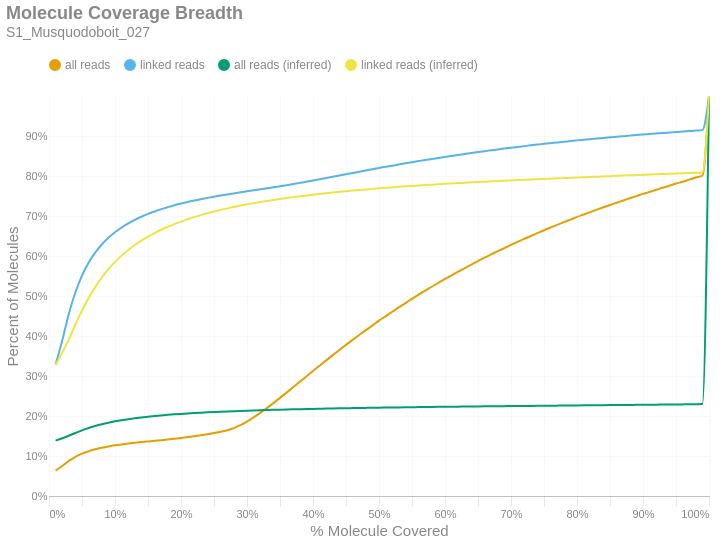

Notebook code for this chart:
### Markdown cell above
### Molecule Read Coverage
This chart shows molecule coverage breadth as computed by the number of bases aligned to that molecule. In other words, "*how much of each unique long molecule is actually sequenced/aligned?*" Keep in mind there is a distinction between sequences and alignments, since some sequences belonging to a particular molecule may not align well and wouldn't appear in the alignment data. This chart also shows molecule coverage breadth as computed by the *inferred fragment* from which the aligned sequences originate. Unlike read coverage, this calculation takes into account the total insert size, including unsequenced gaps between the forward and reverse reads. Like the previous figures, these are cumulative percents.

### Code cell
if SKIPLR:
    print_html(f"Skipped")
else:
    binned_df = consolidated_hist(valids['coverage_bp'], mask, 0.01, True)
    binned_df_inf = consolidated_hist(valids['coverage_inserts'], mask, 0.01, True)
    binned_df = binned_df.with_columns(pl.lit(binned_df_inf['all reads (cumsum)']).alias('all reads (inferred)'))
    binned_df = binned_df.with_columns(pl.lit(binned_df_inf['linked reads (cumsum)']).alias('linked reads (inferred)'))
    binned_df = binned_df.with_columns(
        (pl.col('bin').cast(pl.Float64) + 0.01).alias('right_edge')
    )

    with SafeRender(binned_df):
        (
            density_plot(binned_df, 'Molecule Coverage Breadth', samplename, 'molcov', ['all reads (inferred)','linked reads (inferred)'])
            .encode(
                #x=alt.X('bin:Q', title="% Molecule Covered").axis(format = '%').scale(padding=0),
                x=alt.X('right_edge:Q', title="% Molecule Covered").axis(format='%').scale(padding=0),
                y=alt.Y('value:Q', title='Percent of Molecules')
                    .axis(format='%')
                    .stack(False)
                    .scale(domainMin=0, padding=0),
                color=alt.Color("key:N").scale(domain = ["all reads", "linked reads", "all reads (inferred)", "linked reads (inferred)"]),
                tooltip = [
                    alt.Tooltip("key:N", title = "Data Type"),
                    alt.Tooltip("range_label:N", title="% Molecule Covered"),
                    alt.Tooltip("value:Q", format = ".2%", title="% Molecules")
                ]
            )
        ).display()

### Figure 1 — Vega-Lite specification as saved in the notebook (floating-point values rounded to 4 significant figures)
{"width": "container", "height": 400, "config": {"title": {"anchor": "start", "dy": -15, "fontSize": 18, "color": "#888888", "subtitleColor": "#888888", "subtitleFontSize": 14}, "arc": {"fill": "#0072B2"}, "axis": {"domainColor": "#888888", "domainWidth": 0.5, "gridWidth": 0.2, "grid": false, "titleFontWeight": 400, "titleFontSize": 15, "labelFontSize": 11, "labelColor": "#888888", "tickColor": "#888888", "tickWidth": 0.2, "titleColor": "#888888"}, "axisBand": {"grid": false}, "axisX": {"grid": true, "tickSize": 10, "domainCap": "round"}, "axisY": {"domain": false, "grid": true, "tickSize": 0, "domainCap": "round"}, "background": "transparent", "header": {"labelFontSize": 15, "labelColor": "#888888", "titleFontSize": 15, "titleFontWeight": 600, "titleColor": "#888888"}, "legend": {"labelFont": "sans-serif", "labelFontSize": 12, "labelColor": "#888888", "symbolSize": 100, "symbolType": "circle", "titleFontSize": 12, "titlePadding": 10, "titleColor": "#888888", "title": null, "orient": "top"}, "range": {"category": ["#E69F00", "#56B4E9", "#009E73", "#F0E442", "#0072B2", "#D55E00", "#CC79A7", "#000000"], "diverging": ["#cfe8f3", "#a2d4ec", "#73bfe2", "#46abdb", "#1696d2", "#12719e"]}, "area": {"fill": "#0072B2", "fillOpacity": 0.7, "line": true, "strokeOpacity": 0.7}, "line": {"color": "#0072B2", "stroke": "#0072B2", "strokeWidth": 2}, "trail": {"color": "#0072B2", "stroke": "#0072B2", "strokeWidth": 0, "size": 1}, "point": {"filled": true, "fillOpacity": 1.0, "size": 95}, "text": {"color": "#888888", "fontSize": 11, "align": "right", "fontWeight": 400, "size": 11}, "bar": {"fill": "#0072B2", "stroke": null}, "view": {"stroke": null, "continuousWidth": 660, "continuousHeight": 400}}, "data": {"name": "data-d5e83ec62b3bbe442702eea9f5c484e7"}, "mark": {"type": "line", "interpolate": "monotone", "point": {"opacity": 0, "size": 275}}, "encoding": {"color": {"field": "key", "scale": {"domain": ["all reads", "linked reads", "all reads (inferred)", "linked reads (inferred)"]}, "type": "nominal"}, "tooltip": [{"field": "key", "title": "Data Type", "type": "nominal"}, {"field": "range_label", "title": "% Molecule Covered", "type": "nominal"}, {"field": "value", "format": ".2%", "title": "% Molecules", "type": "quantitative"}], "x": {"axis": {"format": "%"}, "field": "right_edge", "scale": {"padding": 0}, "title": "% Molecule Covered", "type": "quantitative"}, "y": {"axis": {"format": "%"}, "field": "value", "scale": {"domainMin": 0, "padding": 0}, "stack": false, "title": "Percent of Molecules", "type": "quantitative"}}, "params": [{"name": "param_c36ac31b6afebe62", "select": {"type": "point", "fields": ["key"]}, "bind": "legend"}], "title": {"text": "Molecule Coverage Breadth", "subtitle": "S1_Musquodoboit_027"}, "transform": [{"fold": ["all reads (cumsum)", "linked reads (cumsum)", "all reads (inferred)", "linked reads (inferred)"]}, {"calculate": "replace(datum.key, ' (cumsum)', '')", "as": "key"}, {"filter": {"param": "param_c36ac31b6afebe62"}}], "usermeta": {"embedOptions": {"downloadFileName": "S1_Musquodoboit_027.molcov"}}, "$schema": "https://vega.github.io/schema/vega-lite/v6.1.0.json", "datasets": {"data-d5e83ec62b3bbe442702eea9f5c484e7": [{"bin": "0.0", "interval": "0.0-0.01", "all reads": 0.06376, "linked reads": 0.3291, "all reads (cumsum)": 0.06376, "linked reads (cumsum)": 0.3291, "range_label": "0.0-0.01", "all reads (inferred)": 0.1383, "linked reads (inferred)": 0.3276, "right_edge": 0.01}, {"bin": "0.01", "interval": "0.01-0.02", "all reads": 0.01133, "linked reads": 0.05909, "all reads (cumsum)": 0.07509, "linked reads (cumsum)": 0.3882, "range_label": "0.01-0.02", "all reads (inferred)": 0.1442, "linked reads (inferred)": 0.358, "right_edge": 0.02}, {"bin": "0.02", "interval": "0.02-0.03", "all reads": 0.0126, "linked reads": 0.06688, "all reads (cumsum)": 0.08769, "linked reads (cumsum)": 0.4551, "range_label": "0.02-0.03", "all reads (inferred)": 0.1506, "linked reads (inferred)": 0.3915, "right_edge": 0.03}, {"bin": "0.03", "interval": "0.03-0.04", "all reads": 0.01027, "linked reads": 0.05429, "all reads (cumsum)": 0.09796, "linked reads (cumsum)": 0.5094, "range_label": "0.03-0.04", "all reads (inferred)": 0.1575, "linked reads (inferred)": 0.4283, "right_edge": 0.04}, {"bin": "0.04", "interval": "0.04-0.05", "all reads": 0.007884, "linked reads": 0.04171, "all reads (cumsum)": 0.1058, "linked reads (cumsum)": 0.5511, "range_label": "0.04-0.05", "all reads (inferred)": 0.1641, "linked reads (inferred)": 0.4634, "right_edge": 0.05}, {"bin": "0.05", "interval": "0.05-0.06", "all reads": 0.006116, "linked reads": 0.0321, "all reads (cumsum)": 0.112, "linked reads (cumsum)": 0.5832, "range_label": "0.05-0.06", "all reads (inferred)": 0.1699, "linked reads (inferred)": 0.4948, "right_edge": 0.06}, {"bin": "0.06", "interval": "0.06-0.07", "all reads": 0.004805, "linked reads": 0.0252, "all reads (cumsum)": 0.1168, "linked reads (cumsum)": 0.6084, "range_label": "0.06-0.07", "all reads (inferred)": 0.175, "linked reads (inferred)": 0.5222, "right_edge": 0.07}, {"bin": "0.07", "interval": "0.07-0.08", "all reads": 0.003886, "linked reads": 0.02029, "all reads (cumsum)": 0.1207, "linked reads (cumsum)": 0.6287, "range_label": "0.07-0.08", "all reads (inferred)": 0.1794, "linked reads (inferred)": 0.5463, "right_edge": 0.08}, {"bin": "0.08", "interval": "0.08-0.09", "all reads": 0.003244, "linked reads": 0.01671, "all reads (cumsum)": 0.1239, "linked reads (cumsum)": 0.6454, "range_label": "0.08-0.09", "all reads (inferred)": 0.1833, "linked reads (inferred)": 0.5672, "right_edge": 0.09}, {"bin": "0.09", "interval": "0.09-0.1", "all reads": 0.002746, "linked reads": 0.01391, "all reads (cumsum)": 0.1266, "linked reads (cumsum)": 0.6593, "range_label": "0.09-0.1", "all reads (inferred)": 0.1866, "linked reads (inferred)": 0.5852, "right_edge": 0.1}, {"bin": "0.1", "interval": "0.1-0.11", "all reads": 0.002381, "linked reads": 0.01189, "all reads (cumsum)": 0.129, "linked reads (cumsum)": 0.6712, "range_label": "0.1-0.11", "all reads (inferred)": 0.1895, "linked reads (inferred)": 0.6009, "right_edge": 0.11}, {"bin": "0.11", "interval": "0.11-0.12", "all reads": 0.00209, "linked reads": 0.01016, "all reads (cumsum)": 0.1311, "linked reads (cumsum)": 0.6814, "range_label": "0.11-0.12", "all reads (inferred)": 0.1921, "linked reads (inferred)": 0.615, "right_edge": 0.12}, {"bin": "0.12", "interval": "0.12-0.13", "all reads": 0.00188, "linked reads": 0.008915, "all reads (cumsum)": 0.133, "linked reads (cumsum)": 0.6903, "range_label": "0.12-0.13", "all reads (inferred)": 0.1944, "linked reads (inferred)": 0.6275, "right_edge": 0.13}, {"bin": "0.13", "interval": "0.13-0.14", "all reads": 0.001729, "linked reads": 0.007898, "all reads (cumsum)": 0.1347, "linked reads (cumsum)": 0.6982, "range_label": "0.13-0.14", "all reads (inferred)": 0.1965, "linked reads (inferred)": 0.6386, "right_edge": 0.14}, {"bin": "0.14", "interval": "0.14-0.15", "all reads": 0.001628, "linked reads": 0.006966, "all reads (cumsum)": 0.1364, "linked reads (cumsum)": 0.7051, "range_label": "0.14-0.15", "all reads (inferred)": 0.1983, "linked reads (inferred)": 0.6486, "right_edge": 0.15}, {"bin": "0.15", "interval": "0.15-0.16", "all reads": 0.001596, "linked reads": 0.006236, "all reads (cumsum)": 0.138, "linked reads (cumsum)": 0.7114, "range_label": "0.15-0.16", "all reads (inferred)": 0.2, "linked reads (inferred)": 0.6574, "right_edge": 0.16}, {"bin": "0.16", "interval": "0.16-0.17", "all reads": 0.001667, "linked reads": 0.005749, "all reads (cumsum)": 0.1396, "linked reads (cumsum)": 0.7171, "range_label": "0.16-0.17", "all reads (inferred)": 0.2015, "linked reads (inferred)": 0.6656, "right_edge": 0.17}, {"bin": "0.17", "interval": "0.17-0.18", "all reads": 0.001765, "linked reads": 0.005018, "all reads (cumsum)": 0.1414, "linked reads (cumsum)": 0.7221, "range_label": "0.17-0.18", "all reads (inferred)": 0.2028, "linked reads (inferred)": 0.6731, "right_edge": 0.18}, {"bin": "0.18", "interval": "0.18-0.19", "all reads": 0.001886, "linked reads": 0.004667, "all reads (cumsum)": 0.1433, "linked reads (cumsum)": 0.7268, "range_label": "0.18-0.19", "all reads (inferred)": 0.2041, "linked reads (inferred)": 0.6798, "right_edge": 0.19}, {"bin": "0.19", "interval": "0.19-0.2", "all reads": 0.002016, "linked reads": 0.004334, "all reads (cumsum)": 0.1453, "linked reads (cumsum)": 0.7311, "range_label": "0.19-0.2", "all reads (inferred)": 0.2052, "linked reads (inferred)": 0.6861, "right_edge": 0.2}, {"bin": "0.2", "interval": "0.2-0.21", "all reads": 0.002105, "linked reads": 0.003983, "all reads (cumsum)": 0.1474, "linked reads (cumsum)": 0.7351, "range_label": "0.2-0.21", "all reads (inferred)": 0.2063, "linked reads (inferred)": 0.6919, "right_edge": 0.21}, {"bin": "0.21", "interval": "0.21-0.22", "all reads": 0.002221, "linked reads": 0.003593, "all reads (cumsum)": 0.1496, "linked reads (cumsum)": 0.7387, "range_label": "0.21-0.22", "all reads (inferred)": 0.2073, "linked reads (inferred)": 0.6972, "right_edge": 0.22}, {"bin": "0.22", "interval": "0.22-0.23", "all reads": 0.002374, "linked reads": 0.003388, "all reads (cumsum)": 0.152, "linked reads (cumsum)": 0.7421, "range_label": "0.22-0.23", "all reads (inferred)": 0.2082, "linked reads (inferred)": 0.7022, "right_edge": 0.23}, {"bin": "0.23", "interval": "0.23-0.24", "all reads": 0.002598, "linked reads": 0.003208, "all reads (cumsum)": 0.1546, "linked reads (cumsum)": 0.7453, "range_label": "0.23-0.24", "all reads (inferred)": 0.2091, "linked reads (inferred)": 0.7068, "right_edge": 0.24}, {"bin": "0.24", "interval": "0.24-0.25", "all reads": 0.002774, "linked reads": 0.003072, "all reads (cumsum)": 0.1574, "linked reads (cumsum)": 0.7484, "range_label": "0.24-0.25", "all reads (inferred)": 0.2099, "linked reads (inferred)": 0.7111, "right_edge": 0.25}, {"bin": "0.25", "interval": "0.25-0.26", "all reads": 0.003025, "linked reads": 0.002814, "all reads (cumsum)": 0.1604, "linked reads (cumsum)": 0.7512, "range_label": "0.25-0.26", "all reads (inferred)": 0.2107, "linked reads (inferred)": 0.7152, "right_edge": 0.26}, {"bin": "0.26", "interval": "0.26-0.27", "all reads": 0.003902, "linked reads": 0.002668, "all reads (cumsum)": 0.1643, "linked reads (cumsum)": 0.7539, "range_label": "0.26-0.27", "all reads (inferred)": 0.2114, "linked reads (inferred)": 0.719, "right_edge": 0.27}, {"bin": "0.27", "interval": "0.27-0.28", "all reads": 0.00546, "linked reads": 0.002631, "all reads (cumsum)": 0.1697, "linked reads (cumsum)": 0.7565, "range_label": "0.27-0.28", "all reads (inferred)": 0.212, "linked reads (inferred)": 0.7226, "right_edge": 0.28}, {"bin": "0.28", "interval": "0.28-0.29", "all reads": 0.007352, "linked reads": 0.002597, "all reads (cumsum)": 0.1771, "linked reads (cumsum)": 0.7591, "range_label": "0.28-0.29", "all reads (inferred)": 0.2127, "linked reads (inferred)": 0.726, "right_edge": 0.29}, {"bin": "0.29", "interval": "0.29-0.3", "all reads": 0.009056, "linked reads": 0.002531, "all reads (cumsum)": 0.1862, "linked reads (cumsum)": 0.7616, "range_label": "0.29-0.3", "all reads (inferred)": 0.2133, "linked reads (inferred)": 0.7292, "right_edge": 0.3}, {"bin": "0.3", "interval": "0.3-0.31", "all reads": 0.01022, "linked reads": 0.002508, "all reads (cumsum)": 0.1964, "linked reads (cumsum)": 0.7641, "range_label": "0.3-0.31", "all reads (inferred)": 0.2138, "linked reads (inferred)": 0.7322, "right_edge": 0.31}, {"bin": "0.31", "interval": "0.31-0.32", "all reads": 0.0113, "linked reads": 0.002468, "all reads (cumsum)": 0.2077, "linked reads (cumsum)": 0.7666, "range_label": "0.31-0.32", "all reads (inferred)": 0.2144, "linked reads (inferred)": 0.735, "right_edge": 0.32}, {"bin": "0.32", "interval": "0.32-0.33", "all reads": 0.01213, "linked reads": 0.002546, "all reads (cumsum)": 0.2198, "linked reads (cumsum)": 0.7692, "range_label": "0.32-0.33", "all reads (inferred)": 0.2149, "linked reads (inferred)": 0.7377, "right_edge": 0.33}, {"bin": "0.33", "interval": "0.33-0.34", "all reads": 0.01247, "linked reads": 0.002508, "all reads (cumsum)": 0.2323, "linked reads (cumsum)": 0.7717, "range_label": "0.33-0.34", "all reads (inferred)": 0.2153, "linked reads (inferred)": 0.7402, "right_edge": 0.34}, {"bin": "0.34", "interval": "0.34-0.35", "all reads": 0.01295, "linked reads": 0.002677, "all reads (cumsum)": 0.2452, "linked reads (cumsum)": 0.7743, "range_label": "0.34-0.35", "all reads (inferred)": 0.2158, "linked reads (inferred)": 0.7427, "right_edge": 0.35}, {"bin": "0.35", "interval": "0.35-0.36", "all reads": 0.01323, "linked reads": 0.002738, "all reads (cumsum)": 0.2585, "linked reads (cumsum)": 0.7771, "range_label": "0.35-0.36", "all reads (inferred)": 0.2162, "linked reads (inferred)": 0.745, "right_edge": 0.36}, {"bin": "0.36", "interval": "0.36-0.37", "all reads": 0.01341, "linked reads": 0.002848, "all reads (cumsum)": 0.2719, "linked reads (cumsum)": 0.7799, "range_label": "0.36-0.37", "all reads (inferred)": 0.2166, "linked reads (inferred)": 0.7472, "right_edge": 0.37}, {"bin": "0.37", "interval": "0.37-0.38", "all reads": 0.01355, "linked reads": 0.002877, "all reads (cumsum)": 0.2854, "linked reads (cumsum)": 0.7828, "range_label": "0.37-0.38", "all reads (inferred)": 0.217, "linked reads (inferred)": 0.7493, "right_edge": 0.38}, {"bin": "0.38", "interval": "0.38-0.39", "all reads": 0.01346, "linked reads": 0.002912, "all reads (cumsum)": 0.2989, "linked reads (cumsum)": 0.7857, "range_label": "0.38-0.39", "all reads (inferred)": 0.2174, "linked reads (inferred)": 0.7513, "right_edge": 0.39}, {"bin": "0.39", "interval": "0.39-0.4", "all reads": 0.01366, "linked reads": 0.003019, "all reads (cumsum)": 0.3125, "linked reads (cumsum)": 0.7887, "range_label": "0.39-0.4", "all reads (inferred)": 0.2178, "linked reads (inferred)": 0.7532, "right_edge": 0.4}, {"bin": "0.4", "interval": "0.4-0.41", "all reads": 0.01319, "linked reads": 0.00307, "all reads (cumsum)": 0.3257, "linked reads (cumsum)": 0.7918, "range_label": "0.4-0.41", "all reads (inferred)": 0.2181, "linked reads (inferred)": 0.7551, "right_edge": 0.41}, {"bin": "0.41", "interval": "0.41-0.42", "all reads": 0.01329, "linked reads": 0.003117, "all reads (cumsum)": 0.339, "linked reads (cumsum)": 0.7949, "range_label": "0.41-0.42", "all reads (inferred)": 0.2185, "linked reads (inferred)": 0.7569, "right_edge": 0.42}, {"bin": "0.42", "interval": "0.42-0.43", "all reads": 0.01311, "linked reads": 0.003157, "all reads (cumsum)": 0.3521, "linked reads (cumsum)": 0.7981, "range_label": "0.42-0.43", "all reads (inferred)": 0.2188, "linked reads (inferred)": 0.7587, "right_edge": 0.43}, {"bin": "0.43", "interval": "0.43-0.44", "all reads": 0.0128, "linked reads": 0.00317, "all reads (cumsum)": 0.3649, "linked reads (cumsum)": 0.8012, "range_label": "0.43-0.44", "all reads (inferred)": 0.2191, "linked reads (inferred)": 0.7604, "right_edge": 0.44}, {"bin": "0.44", "interval": "0.44-0.45", "all reads": 0.01281, "linked reads": 0.003103, "all reads (cumsum)": 0.3777, "linked reads (cumsum)": 0.8043, "range_label": "0.44-0.45", "all reads (inferred)": 0.2195, "linked reads (inferred)": 0.762, "right_edge": 0.45}, {"bin": "0.45", "interval": "0.45-0.46", "all reads": 0.01247, "linked reads": 0.003154, "all reads (cumsum)": 0.3902, "linked reads (cumsum)": 0.8075, "range_label": "0.45-0.46", "all reads (inferred)": 0.2197, "linked reads (inferred)": 0.7635, "right_edge": 0.46}, {"bin": "0.46", "interval": "0.46-0.47", "all reads": 0.01222, "linked reads": 0.003218, "all reads (cumsum)": 0.4024, "linked reads (cumsum)": 0.8107, "range_label": "0.46-0.47", "all reads (inferred)": 0.22, "linked reads (inferred)": 0.765, "right_edge": 0.47}, {"bin": "0.47", "interval": "0.47-0.48", "all reads": 0.01215, "linked reads": 0.003107, "all reads (cumsum)": 0.4146, "linked reads (cumsum)": 0.8138, "range_label": "0.47-0.48", "all reads (inferred)": 0.2203, "linked reads (inferred)": 0.7664, "right_edge": 0.48}, {"bin": "0.48", "interval": "0.48-0.49", "all reads": 0.01143, "linked reads": 0.003079, "all reads (cumsum)": 0.426, "linked reads (cumsum)": 0.8169, "range_label": "0.48-0.49", "all reads (inferred)": 0.2206, "linked reads (inferred)": 0.7678, "right_edge": 0.49}, {"bin": "0.49", "interval": "0.49-0.5", "all reads": 0.01256, "linked reads": 0.003109, "all reads (cumsum)": 0.4386, "linked reads (cumsum)": 0.82, "range_label": "0.49-0.5", "all reads (inferred)": 0.2208, "linked reads (inferred)": 0.7692, "right_edge": 0.5}, {"bin": "0.5", "interval": "0.5-0.51", "all reads": 0.0105, "linked reads": 0.002864, "all reads (cumsum)": 0.4491, "linked reads (cumsum)": 0.8229, "range_label": "0.5-0.51", "all reads (inferred)": 0.2211, "linked reads (inferred)": 0.7705, "right_edge": 0.51}, {"bin": "0.51", "interval": "0.51-0.52", "all reads": 0.01158, "linked reads": 0.002991, "all reads (cumsum)": 0.4606, "linked reads (cumsum)": 0.8259, "range_label": "0.51-0.52", "all reads (inferred)": 0.2213, "linked reads (inferred)": 0.7717, "right_edge": 0.52}, {"bin": "0.52", "interval": "0.52-0.53", "all reads": 0.01085, "linked reads": 0.002879, "all reads (cumsum)": 0.4715, "linked reads (cumsum)": 0.8287, "range_label": "0.52-0.53", "all reads (inferred)": 0.2215, "linked reads (inferred)": 0.7729, "right_edge": 0.53}, {"bin": "0.53", "interval": "0.53-0.54", "all reads": 0.01088, "linked reads": 0.002885, "all reads (cumsum)": 0.4824, "linked reads (cumsum)": 0.8316, "range_label": "0.53-0.54", "all reads (inferred)": 0.2218, "linked reads (inferred)": 0.7741, "right_edge": 0.54}, {"bin": "0.54", "interval": "0.54-0.55", "all reads": 0.01046, "linked reads": 0.002832, "all reads (cumsum)": 0.4928, "linked reads (cumsum)": 0.8345, "range_label": "0.54-0.55", "all reads (inferred)": 0.222, "linked reads (inferred)": 0.7752, "right_edge": 0.55}, {"bin": "0.55", "interval": "0.55-0.56", "all reads": 0.01043, "linked reads": 0.002797, "all reads (cumsum)": 0.5033, "linked reads (cumsum)": 0.8373, "range_label": "0.55-0.56", "all reads (inferred)": 0.2222, "linked reads (inferred)": 0.7763, "right_edge": 0.56}, {"bin": "0.56", "interval": "0.56-0.57", "all reads": 0.01015, "linked reads": 0.00275, "all reads (cumsum)": 0.5134, "linked reads (cumsum)": 0.84, "range_label": "0.56-0.57", "all reads (inferred)": 0.2224, "linked reads (inferred)": 0.7774, "right_edge": 0.57}, {"bin": "0.57", "interval": "0.57-0.58", "all reads": 0.009743, "linked reads": 0.002596, "all reads (cumsum)": 0.5232, "linked reads (cumsum)": 0.8426, "range_label": "0.57-0.58", "all reads (inferred)": 0.2226, "linked reads (inferred)": 0.7784, "right_edge": 0.58}, {"bin": "0.58", "interval": "0.58-0.59", "all reads": 0.009809, "linked reads": 0.002549, "all reads (cumsum)": 0.533, "linked reads (cumsum)": 0.8452, "range_label": "0.58-0.59", "all reads (inferred)": 0.2228, "linked reads (inferred)": 0.7794, "right_edge": 0.59}, {"bin": "0.59", "interval": "0.59-0.6", "all reads": 0.009675, "linked reads": 0.002583, "all reads (cumsum)": 0.5426, "linked reads (cumsum)": 0.8477, "range_label": "0.59-0.6", "all reads (inferred)": 0.223, "linked reads (inferred)": 0.7804, "right_edge": 0.6}, {"bin": "0.6", "interval": "0.6-0.61", "all reads": 0.009058, "linked reads": 0.0025, "all reads (cumsum)": 0.5517, "linked reads (cumsum)": 0.8502, "range_label": "0.6-0.61", "all reads (inferred)": 0.2232, "linked reads (inferred)": 0.7813, "right_edge": 0.61}, {"bin": "0.61", "interval": "0.61-0.62", "all reads": 0.009287, "linked reads": 0.00247, "all reads (cumsum)": 0.561, "linked reads (cumsum)": 0.8527, "range_label": "0.61-0.62", "all reads (inferred)": 0.2234, "linked reads (inferred)": 0.7823, "right_edge": 0.62}, {"bin": "0.62", "interval": "0.62-0.63", "all reads": 0.008861, "linked reads": 0.002365, "all reads (cumsum)": 0.5698, "linked reads (cumsum)": 0.8551, "range_label": "0.62-0.63", "all reads (inferred)": 0.2236, "linked reads (inferred)": 0.7832, "right_edge": 0.63}, {"bin": "0.63", "interval": "0.63-0.64", "all reads": 0.008823, "linked reads": 0.002351, "all reads (cumsum)": 0.5787, "linked reads (cumsum)": 0.8574, "range_label": "0.63-0.64", "all reads (inferred)": 0.2238, "linked reads (inferred)": 0.7842, "right_edge": 0.64}, {"bin": "0.64", "interval": "0.64-0.65", "all reads": 0.008516, "linked reads": 0.0023, "all reads (cumsum)": 0.5872, "linked reads (cumsum)": 0.8597, "range_label": "0.64-0.65", "all reads (inferred)": 0.224, "linked reads (inferred)": 0.785, "right_edge": 0.65}, {"bin": "0.65", "interval": "0.65-0.66", "all reads": 0.008674, "linked reads": 0.002344, "all reads (cumsum)": 0.5959, "linked reads (cumsum)": 0.8621, "range_label": "0.65-0.66", "all reads (inferred)": 0.2241, "linked reads (inferred)": 0.7859, "right_edge": 0.66}, {"bin": "0.66", "interval": "0.66-0.67", "all reads": 0.008055, "linked reads": 0.002182, "all reads (cumsum)": 0.6039, "linked reads (cumsum)": 0.8643, "range_label": "0.66-0.67", "all reads (inferred)": 0.2243, "linked reads (inferred)": 0.7867, "right_edge": 0.67}, {"bin": "0.67", "interval": "0.67-0.68", "all reads": 0.008084, "linked reads": 0.002206, "all reads (cumsum)": 0.612, "linked reads (cumsum)": 0.8665, "range_label": "0.67-0.68", "all reads (inferred)": 0.2245, "linked reads (inferred)": 0.7874, "right_edge": 0.68}, {"bin": "0.68", "interval": "0.68-0.69", "all reads": 0.007797, "linked reads": 0.002103, "all reads (cumsum)": 0.6198, "linked reads (cumsum)": 0.8686, "range_label": "0.68-0.69", "all reads (inferred)": 0.2246, "linked reads (inferred)": 0.7882, "right_edge": 0.69}, {"bin": "0.69", "interval": "0.69-0.7", "all reads": 0.007947, "linked reads": 0.002102, "all reads (cumsum)": 0.6277, "linked reads (cumsum)": 0.8707, "range_label": "0.69-0.7", "all reads (inferred)": 0.2248, "linked reads (inferred)": 0.789, "right_edge": 0.7}, {"bin": "0.7", "interval": "0.7-0.71", "all reads": 0.007519, "linked reads": 0.002012, "all reads (cumsum)": 0.6353, "linked reads (cumsum)": 0.8727, "range_label": "0.7-0.71", "all reads (inferred)": 0.225, "linked reads (inferred)": 0.7898, "right_edge": 0.71}, {"bin": "0.71", "interval": "0.71-0.72", "all reads": 0.007432, "linked reads": 0.002009, "all reads (cumsum)": 0.6427, "linked reads (cumsum)": 0.8747, "range_label": "0.71-0.72", "all reads (inferred)": 0.2251, "linked reads (inferred)": 0.7905, "right_edge": 0.72}, {"bin": "0.72", "interval": "0.72-0.73", "all reads": 0.007357, "linked reads": 0.001944, "all reads (cumsum)": 0.65, "linked reads (cumsum)": 0.8766, "range_label": "0.72-0.73", "all reads (inferred)": 0.2253, "linked reads (inferred)": 0.7913, "right_edge": 0.73}, {"bin": "0.73", "interval": "0.73-0.74", "all reads": 0.007032, "linked reads": 0.001856, "all reads (cumsum)": 0.6571, "linked reads (cumsum)": 0.8785, "range_label": "0.73-0.74", "all reads (inferred)": 0.2255, "linked reads (inferred)": 0.792, "right_edge": 0.74}, {"bin": "0.74", "interval": "0.74-0.75", "all reads": 0.007359, "linked reads": 0.001852, "all reads (cumsum)": 0.6644, "linked reads (cumsum)": 0.8803, "range_label": "0.74-0.75", "all reads (inferred)": 0.2256, "linked reads (inferred)": 0.7927, "right_edge": 0.75}, {"bin": "0.75", "interval": "0.75-0.76", "all reads": 0.006694, "linked reads": 0.001767, "all reads (cumsum)": 0.6711, "linked reads (cumsum)": 0.8821, "range_label": "0.75-0.76", "all reads (inferred)": 0.2258, "linked reads (inferred)": 0.7934, "right_edge": 0.76}, {"bin": "0.76", "interval": "0.76-0.77", "all reads": 0.006766, "linked reads": 0.001744, "all reads (cumsum)": 0.6779, "linked reads (cumsum)": 0.8838, "range_label": "0.76-0.77", "all reads (inferred)": 0.2259, "linked reads (inferred)": 0.7942, "right_edge": 0.77}, {"bin": "0.77", "interval": "0.77-0.78", "all reads": 0.00662, "linked reads": 0.001773, "all reads (cumsum)": 0.6845, "linked reads (cumsum)": 0.8856, "range_label": "0.77-0.78", "all reads (inferred)": 0.2261, "linked reads (inferred)": 0.7949, "right_edge": 0.78}, {"bin": "0.78", "interval": "0.78-0.79", "all reads": 0.006452, "linked reads": 0.00169, "all reads (cumsum)": 0.691, "linked reads (cumsum)": 0.8873, "range_label": "0.78-0.79", "all reads (inferred)": 0.2263, "linked reads (inferred)": 0.7956, "right_edge": 0.79}, {"bin": "0.79", "interval": "0.79-0.8", "all reads": 0.006688, "linked reads": 0.001756, "all reads (cumsum)": 0.6977, "linked reads (cumsum)": 0.8891, "range_label": "0.79-0.8", "all reads (inferred)": 0.2264, "linked reads (inferred)": 0.7963, "right_edge": 0.8}, {"bin": "0.8", "interval": "0.8-0.81", "all reads": 0.005987, "linked reads": 0.00153, "all reads (cumsum)": 0.7036, "linked reads (cumsum)": 0.8906, "range_label": "0.8-0.81", "all reads (inferred)": 0.2266, "linked reads (inferred)": 0.797, "right_edge": 0.81}, {"bin": "0.81", "interval": "0.81-0.82", "all reads": 0.006076, "linked reads": 0.001519, "all reads (cumsum)": 0.7097, "linked reads (cumsum)": 0.8921, "range_label": "0.81-0.82", "all reads (inferred)": 0.2267, "linked reads (inferred)": 0.7976, "right_edge": 0.82}, {"bin": "0.82", "interval": "0.82-0.83", "all reads": 0.006126, "linked reads": 0.001593, "all reads (cumsum)": 0.7158, "linked reads (cumsum)": 0.8937, "range_label": "0.82-0.83", "all reads (inferred)": 0.2269, "linked reads (inferred)": 0.7983, "right_edge": 0.83}, {"bin": "0.83", "interval": "0.83-0.84", "all reads": 0.005908, "linked reads": 0.001545, "all reads (cumsum)": 0.7218, "linked reads (cumsum)": 0.8953, "range_label": "0.83-0.84", "all reads (inferred)": 0.2271, "linked reads (inferred)": 0.799, "right_edge": 0.84}, {"bin": "0.84", "interval": "0.84-0.85", "all reads": 0.005704, "linked reads": 0.001478, "all reads (cumsum)": 0.7275, "linked reads (cumsum)": 0.8967, "range_label": "0.84-0.85", "all reads (inferred)": 0.2272, "linked reads (inferred)": 0.7997, "right_edge": 0.85}, {"bin": "0.85", "interval": "0.85-0.86", "all reads": 0.005758, "linked reads": 0.001471, "all reads (cumsum)": 0.7332, "linked reads (cumsum)": 0.8982, "range_label": "0.85-0.86", "all reads (inferred)": 0.2274, "linked reads (inferred)": 0.8004, "right_edge": 0.86}, {"bin": "0.86", "interval": "0.86-0.87", "all reads": 0.005562, "linked reads": 0.001383, "all reads (cumsum)": 0.7388, "linked reads (cumsum)": 0.8996, "range_label": "0.86-0.87", "all reads (inferred)": 0.2275, "linked reads (inferred)": 0.801, "right_edge": 0.87}, {"bin": "0.87", "interval": "0.87-0.88", "all reads": 0.005601, "linked reads": 0.001362, "all reads (cumsum)": 0.7444, "linked reads (cumsum)": 0.9009, "range_label": "0.87-0.88", "all reads (inferred)": 0.2277, "linked reads (inferred)": 0.8017, "right_edge": 0.88}, {"bin": "0.88", "interval": "0.88-0.89", "all reads": 0.005373, "linked reads": 0.00138, "all reads (cumsum)": 0.7498, "linked reads (cumsum)": 0.9023, "range_label": "0.88-0.89", "all reads (inferred)": 0.2279, "linked reads (inferred)": 0.8024, "right_edge": 0.89}, {"bin": "0.89", "interval": "0.89-0.9", "all reads": 0.005474, "linked reads": 0.001425, "all reads (cumsum)": 0.7552, "linked reads (cumsum)": 0.9038, "range_label": "0.89-0.9", "all reads (inferred)": 0.228, "linked reads (inferred)": 0.8031, "right_edge": 0.9}, {"bin": "0.9", "interval": "0.9-0.91", "all reads": 0.005007, "linked reads": 0.001262, "all reads (cumsum)": 0.7602, "linked reads (cumsum)": 0.905, "range_label": "0.9-0.91", "all reads (inferred)": 0.2282, "linked reads (inferred)": 0.8038, "right_edge": 0.91}, {"bin": "0.91", "interval": "0.91-0.92", "all reads": 0.005544, "linked reads": 0.001302, "all reads (cumsum)": 0.7658, "linked reads (cumsum)": 0.9063, "range_label": "0.91-0.92", "all reads (inferred)": 0.2284, "linked reads (inferred)": 0.8044, "right_edge": 0.92}, {"bin": "0.92", "interval": "0.92-0.93", "all reads": 0.004798, "linked reads": 0.001258, "all reads (cumsum)": 0.7706, "linked reads (cumsum)": 0.9076, "range_label": "0.92-0.93", "all reads (inferred)": 0.2286, "linked reads (inferred)": 0.805, "right_edge": 0.93}, {"bin": "0.93", "interval": "0.93-0.94", "all reads": 0.005103, "linked reads": 0.001199, "all reads (cumsum)": 0.7757, "linked reads (cumsum)": 0.9088, "range_label": "0.93-0.94", "all reads (inferred)": 0.2287, "linked reads (inferred)": 0.8056, "right_edge": 0.94}, {"bin": "0.94", "interval": "0.94-0.95", "all reads": 0.005448, "linked reads": 0.001198, "all reads (cumsum)": 0.7811, "linked reads (cumsum)": 0.91, "range_label": "0.94-0.95", "all reads (inferred)": 0.2289, "linked reads (inferred)": 0.8062, "right_edge": 0.95}, {"bin": "0.95", "interval": "0.95-0.96", "all reads": 0.004503, "linked reads": 0.001193, "all reads (cumsum)": 0.7856, "linked reads (cumsum)": 0.9112, "range_label": "0.95-0.96", "all reads (inferred)": 0.2291, "linked reads (inferred)": 0.8068, "right_edge": 0.96}, {"bin": "0.96", "interval": "0.96-0.97", "all reads": 0.005243, "linked reads": 0.00116, "all reads (cumsum)": 0.7909, "linked reads (cumsum)": 0.9123, "range_label": "0.96-0.97", "all reads (inferred)": 0.2292, "linked reads (inferred)": 0.8075, "right_edge": 0.97}, {"bin": "0.97", "interval": "0.97-0.98", "all reads": 0.005356, "linked reads": 0.001136, "all reads (cumsum)": 0.7962, "linked reads (cumsum)": 0.9135, "range_label": "0.97-0.98", "all reads (inferred)": 0.2294, "linked reads (inferred)": 0.8082, "right_edge": 0.98}, {"bin": "0.98", "interval": "0.98-0.99", "all reads": 0.005076, "linked reads": 0.001217, "all reads (cumsum)": 0.8013, "linked reads (cumsum)": 0.9147, "range_label": "0.98-0.99", "all reads (inferred)": 0.2297, "linked reads (inferred)": 0.809, "right_edge": 0.99}, {"bin": "0.99", "interval": "0.99-1.0", "all reads": 0.1987, "linked reads": 0.08532, "all reads (cumsum)": 1.0, "linked reads (cumsum)": 1.0, "range_label": "0.99-1.0", "all reads (inferred)": 1.0, "linked reads (inferred)": 1.0, "right_edge": 1.0}]}}
